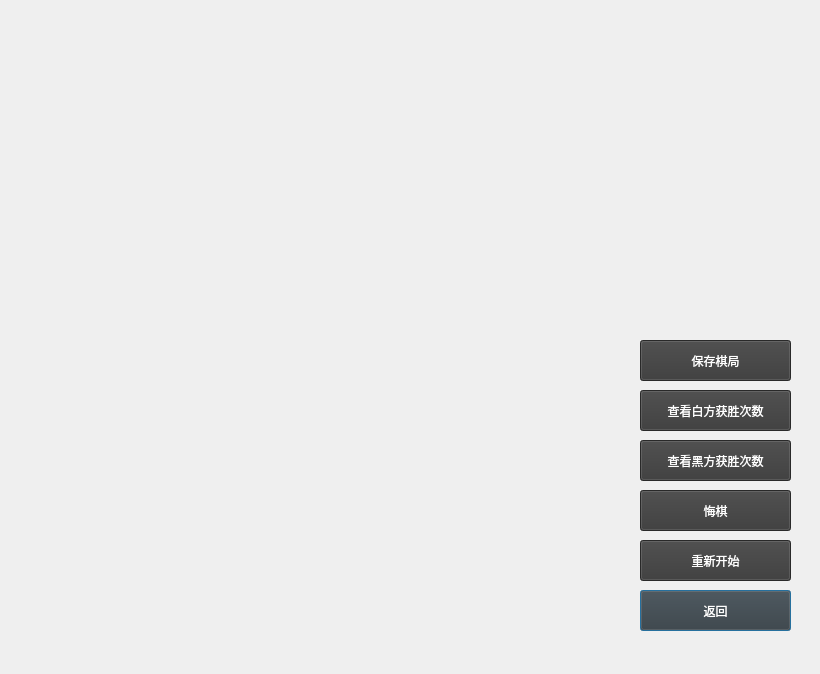
<?xml version="1.0" encoding="UTF-8"?>
<ui version="4.0">
 <class>gamewindow</class>
 <widget class="QDialog" name="gamewindow">
  <property name="geometry">
   <rect>
    <x>0</x>
    <y>0</y>
    <width>820</width>
    <height>674</height>
   </rect>
  </property>
  <property name="mouseTracking">
   <bool>true</bool>
  </property>
  <property name="windowTitle">
   <string>Dialog</string>
  </property>
  <property name="styleSheet">
   <string notr="true">background-image: url(:/back/timg.jpg);</string>
  </property>
  <widget class="QPushButton" name="returnmainbtn">
   <property name="geometry">
    <rect>
     <x>640</x>
     <y>590</y>
     <width>151</width>
     <height>41</height>
    </rect>
   </property>
   <property name="styleSheet">
    <string notr="true">font: 11pt &quot;隶书&quot;;
background-image: url(:/back/dfghj.jpg);
background-color: rgb(57, 57, 57);
color: rgb(255, 255, 255);</string>
   </property>
   <property name="text">
    <string>返回</string>
   </property>
  </widget>
  <widget class="QPushButton" name="startagain">
   <property name="geometry">
    <rect>
     <x>640</x>
     <y>540</y>
     <width>151</width>
     <height>41</height>
    </rect>
   </property>
   <property name="styleSheet">
    <string notr="true">font: 11pt &quot;隶书&quot;;
background-image: url(:/back/dfghj.jpg);
background-color: rgb(57, 57, 57);
color: rgb(255, 255, 255);</string>
   </property>
   <property name="text">
    <string>重新开始</string>
   </property>
  </widget>
  <widget class="QPushButton" name="regret">
   <property name="geometry">
    <rect>
     <x>640</x>
     <y>490</y>
     <width>151</width>
     <height>41</height>
    </rect>
   </property>
   <property name="styleSheet">
    <string notr="true">font: 11pt &quot;隶书&quot;;
background-image: url(:/back/dfghj.jpg);
background-color: rgb(57, 57, 57);
color: rgb(255, 255, 255);</string>
   </property>
   <property name="text">
    <string>悔棋</string>
   </property>
  </widget>
  <widget class="QPushButton" name="saveboard">
   <property name="geometry">
    <rect>
     <x>640</x>
     <y>340</y>
     <width>151</width>
     <height>41</height>
    </rect>
   </property>
   <property name="styleSheet">
    <string notr="true">font: 11pt &quot;隶书&quot;;
background-image: url(:/back/dfghj.jpg);
background-color: rgb(57, 57, 57);
color: rgb(255, 255, 255);</string>
   </property>
   <property name="text">
    <string>保存棋局</string>
   </property>
  </widget>
  <widget class="QPushButton" name="rankinglist">
   <property name="geometry">
    <rect>
     <x>640</x>
     <y>440</y>
     <width>151</width>
     <height>41</height>
    </rect>
   </property>
   <property name="styleSheet">
    <string notr="true">font: 11pt &quot;隶书&quot;;
background-image: url(:/back/dfghj.jpg);
background-color: rgb(57, 57, 57);
color: rgb(255, 255, 255);</string>
   </property>
   <property name="text">
    <string>查看黑方获胜次数</string>
   </property>
  </widget>
  <widget class="QPushButton" name="rankinglist_2">
   <property name="geometry">
    <rect>
     <x>640</x>
     <y>390</y>
     <width>151</width>
     <height>41</height>
    </rect>
   </property>
   <property name="styleSheet">
    <string notr="true">font: 11pt &quot;隶书&quot;;
background-image: url(:/back/dfghj.jpg);
background-color: rgb(57, 57, 57);
color: rgb(255, 255, 255);</string>
   </property>
   <property name="text">
    <string>查看白方获胜次数</string>
   </property>
  </widget>
 </widget>
 <resources/>
 <connections/>
</ui>
